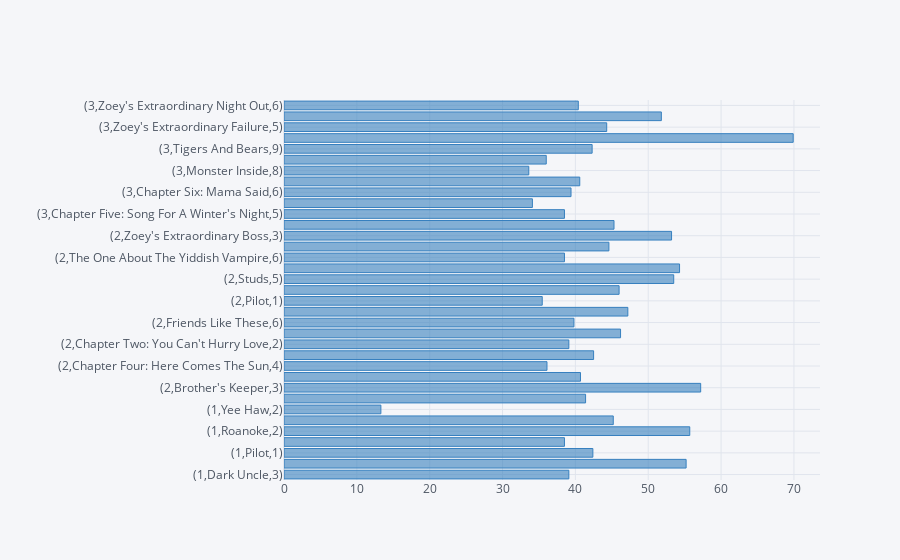

This figure's notebook cell:
### Code cell
t5t_2mean['Reaction Rate'].iplot(kind='barh', color = 'blue')

### Figure 1 — Plotly figure (JSON) as saved in the notebook; plotly's stock layout.template omitted (floating-point values rounded to 4 significant figures)
{"data": [{"marker": {"color": "rgba(55, 128, 191, 0.6)", "line": {"color": "rgba(55, 128, 191, 1.0)", "width": 1}}, "name": "Reaction Rate", "orientation": "h", "text": "", "type": "bar", "x": [39.1, 55.2, 42.4, 38.5, 55.7, 45.2, 13.3, 41.4, 57.2, 40.7, 36.1, 42.5, 39.1, 46.2, 39.8, 47.2, 35.45, 46, 53.5, 54.3, 38.5, 44.6, 53.2, 45.3, 38.5, 34.1, 39.4, 40.6, 33.6, 36, 42.3, 69.9, 44.3, 51.8, 40.4], "y": ["(1,Dark Uncle,3)", "(1,Fish In A Barrel,1)", "(1,Pilot,1)", "(1,Que Viene El Coco,4)", "(1,Roanoke,2)", "(1,Texas Proud,3)", "(1,Yee Haw,2)", "(2,Act Of God,4)", "(2,Brother's Keeper,3)", "(2,Bum Steer,7)", "(2,Chapter Four: Here Comes The Sun,4)", "(2,Chapter Three: What Becomes Of The Broken Hearted,3)", "(2,Chapter Two: You Can't Hurry Love,2)", "(2,Foxhead,8)", "(2,Friends Like These,6)", "(2,In The Pines, In The Pines,7)", "(2,Pilot,1)", "(2,Promises,2)", "(2,Studs,5)", "(2,Tear Drinker,5)", "(2,The One About The Yiddish Vampire,6)", "(2,Zoey's Extraordinary Best Friend,2)", "(2,Zoey's Extraordinary Boss,3)", "(3,Awakening; Austin, We Have A Problem,9)", "(3,Chapter Five: Song For A Winter's Night,5)", "(3,Chapter Seven: Kiss Of The Spider Woman,7)", "(3,Chapter Six: Mama Said,6)", "(3,Marie,4)", "(3,Monster Inside,8)", "(3,Must/Can't,10)", "(3,Tigers And Bears,9)", "(3,Witness,5)", "(3,Zoey's Extraordinary Failure,5)", "(3,Zoey's Extraordinary Neighbor,4)", "(3,Zoey's Extraordinary Night Out,6)"]}], "layout": {"legend": {"bgcolor": "#F5F6F9", "font": {"color": "#4D5663"}}, "paper_bgcolor": "#F5F6F9", "plot_bgcolor": "#F5F6F9", "title": {"font": {"color": "#4D5663"}}, "xaxis": {"gridcolor": "#E1E5ED", "showgrid": true, "tickfont": {"color": "#4D5663"}, "title": {"font": {"color": "#4D5663"}, "text": ""}, "zerolinecolor": "#E1E5ED"}, "yaxis": {"gridcolor": "#E1E5ED", "showgrid": true, "tickfont": {"color": "#4D5663"}, "title": {"font": {"color": "#4D5663"}, "text": ""}, "zerolinecolor": "#E1E5ED"}}}
